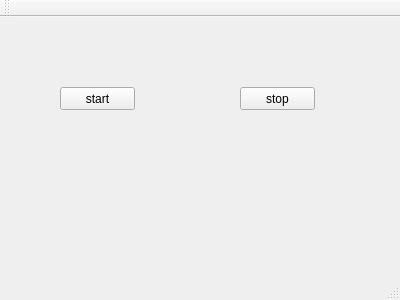
<?xml version="1.0" encoding="UTF-8"?>
<ui version="4.0">
 <class>MainWindow</class>
 <widget class="QMainWindow" name="MainWindow">
  <property name="geometry">
   <rect>
    <x>0</x>
    <y>0</y>
    <width>400</width>
    <height>300</height>
   </rect>
  </property>
  <property name="windowTitle">
   <string>MainWindow</string>
  </property>
  <widget class="QWidget" name="centralWidget">
   <widget class="QPushButton" name="pushButton">
    <property name="geometry">
     <rect>
      <x>60</x>
      <y>70</y>
      <width>75</width>
      <height>23</height>
     </rect>
    </property>
    <property name="text">
     <string>start</string>
    </property>
   </widget>
   <widget class="QPushButton" name="pushButton_2">
    <property name="geometry">
     <rect>
      <x>240</x>
      <y>70</y>
      <width>75</width>
      <height>23</height>
     </rect>
    </property>
    <property name="text">
     <string>stop</string>
    </property>
   </widget>
  </widget>
  <widget class="QMenuBar" name="menuBar">
   <property name="geometry">
    <rect>
     <x>0</x>
     <y>0</y>
     <width>400</width>
     <height>23</height>
    </rect>
   </property>
  </widget>
  <widget class="QToolBar" name="mainToolBar">
   <attribute name="toolBarArea">
    <enum>TopToolBarArea</enum>
   </attribute>
   <attribute name="toolBarBreak">
    <bool>false</bool>
   </attribute>
  </widget>
  <widget class="QStatusBar" name="statusBar"/>
 </widget>
 <layoutdefault spacing="6" margin="11"/>
 <resources/>
 <connections/>
</ui>
